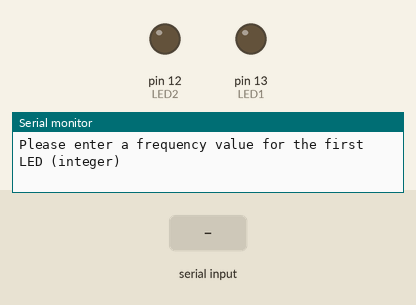
Recording of a sketch running on a simulated Arduino Uno, built with avr-gcc and run on an emulated ATmega328P. On the bench: output pins drawn as LEDs (lit = HIGH), the last lines printed to the serial monitor. Dashed ring = blinking. The inputs (shaded band) are chosen by the test bench.

Above: at 0.9 s.
1.0 s: "5\n" received over Serial
At 1.15 s:
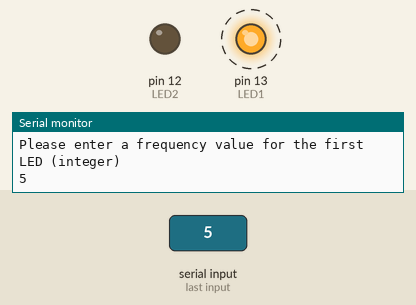
At 1.55 s:
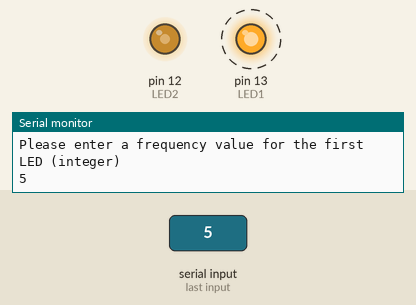
Timing chart, 0 to 10.0 s (numbered marks = the images above; inputs shaded):
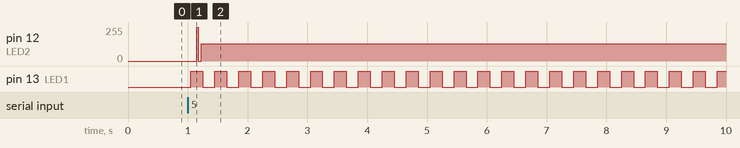

The sketch:

_5p2_lowlevel.ino
```cpp
#define LED1 12
#define LED2 13
#define CLOCK 16000000
// have we got values for the rates of each LED?
boolean val1 = false;
boolean val2 = false;
boolean values = false;
// rates to be chosen by the user
float freq1 = 1;
float freq2 = 2;
unsigned long led1delay,led2delay;
unsigned long led1timer,led2timer;
//-----------------------------------------------------------------------

void timer1_init(int freq)  // initialize timer1
{
  // noInterrupts();    // disable all interrupts
  SREG &= ~(1 << 7);    // disable all interrupts

  TCCR1A = 0;    // clear Timer/Counter 1 Control Register
  TCCR1B = 0;
  TCNT1  = 0;    // clear Timer/Counter 1

  // set modes in Timer/Counter 1 Control Register
  // TCCR1A remains all zeros
  TCCR1B |= (1 << WGM12);  // Clear Timer on Compare (CTC) mode
  TCCR1B |= ((1 << CS12) | (1 << CS10));    // 1024 prescaler

  // set Output Compare Register 1A to desired number of counts
  OCR1A = CLOCK/1024/freq;    // compare match register 16MHz/1024/2Hz

  // set Output Compare Interrupt Enable 1A bit in Timer Interrupt Mask 1
  TIMSK1 |= (1 << OCIE1A);  // enable timer compare interrupt

  // interrupts();      // enable all interrupts
  SREG |= (1 << 7 );    // enable all interrupts
}


void timer2_init(int freq)  // initialize timer2
{
  // noInterrupts();    // disable all interrupts
  SREG &= ~(1 << 7);    // disable all interrupts

  //TCCR2A = 0;    // clear Timer/Counter 2 Control Register
  //TCCR2B = 0;
  TCNT2  = 0;    // clear Timer/Counter 2

  // set modes in Timer/Counter 1 Control Register
  // TCCR1A remains all zeros
  TCCR2A |= (1 << WGM21);  // Clear Timer on Compare (CTC) mode
  //TCCR2B |= (1 << CS22);    //
  TCCR2B |=0x07;

  // set Output Compare Register 1A to desired number of counts
  OCR2A = 255/freq;    // compare match register 16MHz/1024/2Hz

  // set Output Compare Interrupt Enable 1A bit in Timer Interrupt Mask 1
  TIMSK2 |= (1 << OCIE2A);  // enable timer compare interrupt

  // interrupts();      // enable all interrupts
  SREG |= (1 << 7 );    // enable all interrupts
}


void setup(){
// CLKPR = (1<<CLKPCE);
// CLKPR = B00000001;
DDRB |= (1<<5);
DDRB |= (1<<4);
Serial.begin(9600);

while(!values && (Serial.available()<=0)){
    //  get the rate for the first LED
    if(!val1 && !val2){
      Serial.println("Please enter a frequency value for the first LED (integer)");
      Serial.flush();
      int freq1 = get_num();
      Serial.println(freq1);
      timer1_init(freq1);
      delay(100);
      timer2_init(freq1);
      val1=true;
      }
    // get the rate for the second LED
    /*
    if(val1 && !val2){
      Serial.println("Please enter a frequency value for the second LED (integer)");
      freq2 = get_num();
      led2delay=(unsigned long)((1/(2*freq2))*1000);
      Serial.print("Period 2 is ");
      Serial.print(2*led2delay);
      Serial.println("[ms]");
      Serial.println((unsigned long)freq2);
      val2=true;
      }
      if(val1 && val2){
        Serial.print("LED1 blinks at ");
        Serial.print((int)freq1);
        Serial.print(" and LED2 blinks at ");
        Serial.print((int)freq2);
        Serial.println(" [Hz]");
        values = true;
      }
   */
  }
}


int get_num() { //  Get a number from the user
  char number[20];
  int index = 0;
  while(Serial.available() <= 0);
  delay(50);
  while(Serial.available() > 0) {
     number[index] = Serial.read();
     index++;
  }
  number[index] = 0;
  Serial.flush();
  return atoi(number);
}

// ISRs for flipping the LED states

ISR(TIMER1_COMPA_vect) {
  PORTB ^= (1 << 5); // flip LED1
}

ISR(TIMER2_COMPA_vect) {
  PORTB ^= (1 << 4); // flip LED2
  TCNT2=0;
}

void loop(){}
```

Measured:
- after the input at 1.0 s, pin 12 (LED2): 0/255 → 128/255 after 0.15 s; pin 13 (LED1): alternates HIGH for 0.20 s and LOW for 0.20 s, starting after 0.05 s
